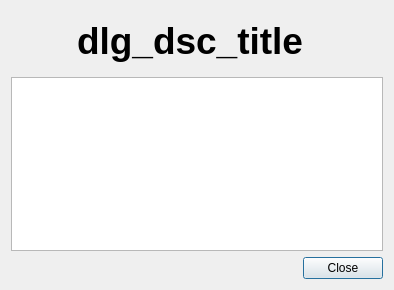
<?xml version="1.0" encoding="UTF-8"?>
<ui version="4.0">
 <class>GeoImportDialogDisclaimer</class>
 <widget class="QDialog" name="GeoImportDialogDisclaimer">
  <property name="geometry">
   <rect>
    <x>0</x>
    <y>0</y>
    <width>394</width>
    <height>290</height>
   </rect>
  </property>
  <property name="sizePolicy">
   <sizepolicy hsizetype="Preferred" vsizetype="Preferred">
    <horstretch>0</horstretch>
    <verstretch>0</verstretch>
   </sizepolicy>
  </property>
  <property name="minimumSize">
   <size>
    <width>0</width>
    <height>0</height>
   </size>
  </property>
  <property name="maximumSize">
   <size>
    <width>16777215</width>
    <height>16777215</height>
   </size>
  </property>
  <property name="windowTitle">
   <string>dlg_dsc_dlg_title</string>
  </property>
  <layout class="QGridLayout" name="gridLayout">
   <item row="0" column="0">
    <widget class="QLabel" name="IDC_lblLogo">
     <property name="sizePolicy">
      <sizepolicy hsizetype="Fixed" vsizetype="Fixed">
       <horstretch>0</horstretch>
       <verstretch>0</verstretch>
      </sizepolicy>
     </property>
     <property name="minimumSize">
      <size>
       <width>60</width>
       <height>60</height>
      </size>
     </property>
     <property name="maximumSize">
      <size>
       <width>60</width>
       <height>60</height>
      </size>
     </property>
     <property name="text">
      <string/>
     </property>
    </widget>
   </item>
   <item row="0" column="1">
    <widget class="QLabel" name="IDC_lblTitle">
     <property name="font">
      <font>
       <pointsize>28</pointsize>
       <weight>75</weight>
       <bold>true</bold>
      </font>
     </property>
     <property name="text">
      <string>dlg_dsc_title</string>
     </property>
    </widget>
   </item>
   <item row="2" column="1">
    <widget class="QDialogButtonBox" name="button_box">
     <property name="orientation">
      <enum>Qt::Horizontal</enum>
     </property>
     <property name="standardButtons">
      <set>QDialogButtonBox::Close</set>
     </property>
    </widget>
   </item>
   <item row="1" column="0" colspan="2">
    <widget class="QTextBrowser" name="IDC_brInfo"/>
   </item>
  </layout>
 </widget>
 <resources/>
 <connections>
  <connection>
   <sender>button_box</sender>
   <signal>accepted()</signal>
   <receiver>GeoImportDialogDisclaimer</receiver>
   <slot>accept()</slot>
   <hints>
    <hint type="sourcelabel">
     <x>20</x>
     <y>20</y>
    </hint>
    <hint type="destinationlabel">
     <x>20</x>
     <y>20</y>
    </hint>
   </hints>
  </connection>
  <connection>
   <sender>button_box</sender>
   <signal>rejected()</signal>
   <receiver>GeoImportDialogDisclaimer</receiver>
   <slot>reject()</slot>
   <hints>
    <hint type="sourcelabel">
     <x>20</x>
     <y>20</y>
    </hint>
    <hint type="destinationlabel">
     <x>20</x>
     <y>20</y>
    </hint>
   </hints>
  </connection>
 </connections>
</ui>
